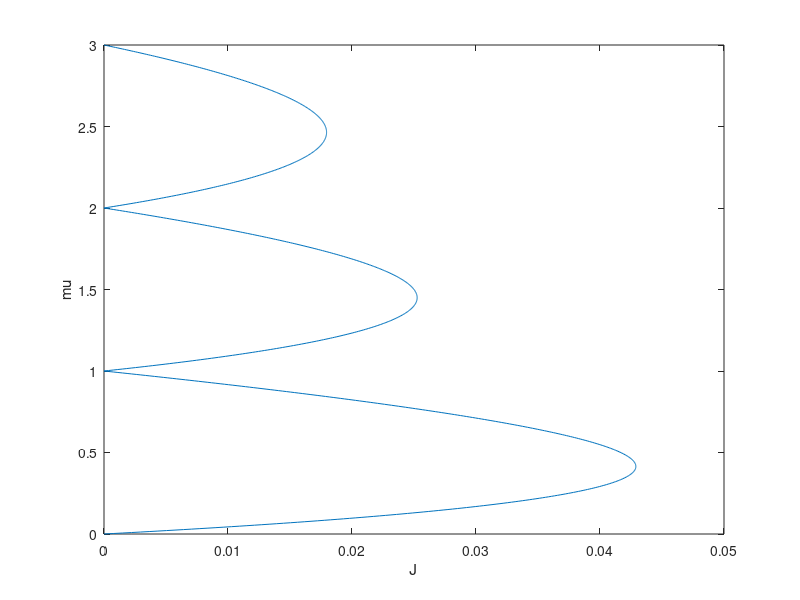

This figure's MATLAB source:
clear variables;
clc; close all;

% Create the bosonic creation and annihilation operators
S = 4;
s = arrayfun(@sqrt, 1:S);
a = diag(s, 1);         % Annihilation
a_d = diag(s, -1);      % Creation
n = diag(0:size(a)-1);  % Number operator = a * a_d
% --------

dim = 2;        % number of spatial dimensions
z = dim * 2;    % number of nearest neighbours
U = 1;          % atom-atom interaction energy (in same site)

prec = 1000;
mu_grid = linspace(0, 3, prec);
points = [];

for i = 1:length(mu_grid)
    mu = mu_grid(i);
    
    min_J = 0;
    max_J = 1;
    J_bounds = [0 1];
    
    while (range(J_bounds) > 1e-6)
        J = mean(J_bounds);
        
        o = 1e-10; % Small but finite guess of order parameter

        % Generate the Hamiltonian matrix from order parameter
        H = -z*J*(o*a + o*a_d) + 0.5*U*n.*(n-1) - mu*n;

        % Find the groundstate eigenvector gs
        % which has the minimum eigenvalue
        [min_eig, min_eig_idx] = min(eig(H));
        [eigenvectors, ~] = eig(H);
        gs = eigenvectors(:, min_eig_idx);

        % New order parameter given by <gs | a | gs>
        o_new = gs' * a * gs;
        
        if (o_new < o)      % Mott-Insulating
            J_bounds(1) = J;
        else                % Superfluid
            J_bounds(2) = J;
        end
    end
    
    points = [points; [mean(J_bounds), mu]];
    
    disp([num2str(100*i/prec(1)), '%']);
end

%%
plot(points(:, 1), points(:, 2));
xlabel("J");
ylabel("mu");